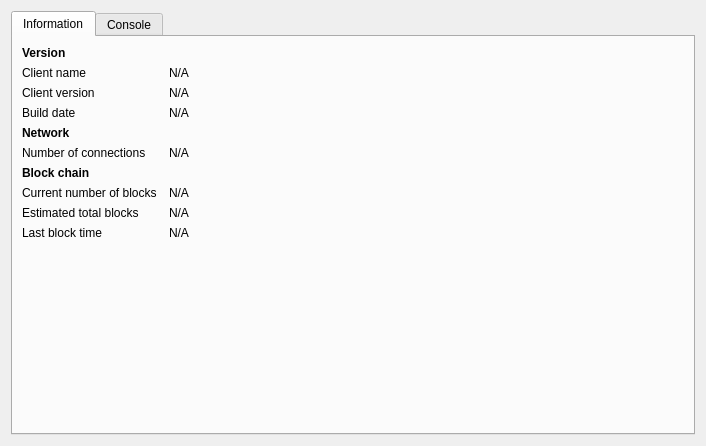
<?xml version="1.0" encoding="UTF-8"?>
<ui version="4.0">
 <class>RPCConsole</class>
 <widget class="QDialog" name="RPCConsole">
  <property name="geometry">
   <rect>
    <x>0</x>
    <y>0</y>
    <width>706</width>
    <height>446</height>
   </rect>
  </property>
  <property name="windowTitle">
   <string>NomicCoin debug window</string>
  </property>
  <layout class="QVBoxLayout" name="verticalLayout_2">
   <item>
    <widget class="QTabWidget" name="tabWidget">
     <property name="currentIndex">
      <number>0</number>
     </property>
     <widget class="QWidget" name="tab_info">
      <attribute name="title">
       <string>Information</string>
      </attribute>
      <layout class="QGridLayout" name="gridLayout" columnstretch="0,1">
       <property name="horizontalSpacing">
        <number>12</number>
       </property>
       <item row="1" column="0">
        <widget class="QLabel" name="label_5">
         <property name="text">
          <string>Client name</string>
         </property>
        </widget>
       </item>
       <item row="1" column="1">
        <widget class="QLabel" name="clientName">
         <property name="text">
          <string>N/A</string>
         </property>
         <property name="textFormat">
          <enum>Qt::PlainText</enum>
         </property>
         <property name="textInteractionFlags">
          <set>Qt::LinksAccessibleByMouse|Qt::TextSelectableByKeyboard|Qt::TextSelectableByMouse</set>
         </property>
        </widget>
       </item>
       <item row="2" column="0">
        <widget class="QLabel" name="label_6">
         <property name="text">
          <string>Client version</string>
         </property>
        </widget>
       </item>
       <item row="2" column="1">
        <widget class="QLabel" name="clientVersion">
         <property name="text">
          <string>N/A</string>
         </property>
         <property name="textFormat">
          <enum>Qt::PlainText</enum>
         </property>
         <property name="textInteractionFlags">
          <set>Qt::LinksAccessibleByMouse|Qt::TextSelectableByKeyboard|Qt::TextSelectableByMouse</set>
         </property>
        </widget>
       </item>
       <item row="0" column="0">
        <widget class="QLabel" name="label_9">
         <property name="font">
          <font>
           <weight>75</weight>
           <bold>true</bold>
          </font>
         </property>
         <property name="text">
          <string>Version</string>
         </property>
        </widget>
       </item>
       <item row="4" column="0">
        <widget class="QLabel" name="label_11">
         <property name="font">
          <font>
           <weight>75</weight>
           <bold>true</bold>
          </font>
         </property>
         <property name="text">
          <string>Network</string>
         </property>
        </widget>
       </item>
       <item row="5" column="0">
        <widget class="QLabel" name="label_7">
         <property name="text">
          <string>Number of connections</string>
         </property>
        </widget>
       </item>
       <item row="5" column="1">
        <widget class="QLabel" name="numberOfConnections">
         <property name="text">
          <string>N/A</string>
         </property>
         <property name="textFormat">
          <enum>Qt::PlainText</enum>
         </property>
         <property name="textInteractionFlags">
          <set>Qt::LinksAccessibleByMouse|Qt::TextSelectableByKeyboard|Qt::TextSelectableByMouse</set>
         </property>
        </widget>
       </item>
       <item row="6" column="0">
        <widget class="QLabel" name="label_10">
         <property name="font">
          <font>
           <weight>75</weight>
           <bold>true</bold>
          </font>
         </property>
         <property name="text">
          <string>Block chain</string>
         </property>
        </widget>
       </item>
       <item row="7" column="0">
        <widget class="QLabel" name="label_3">
         <property name="text">
          <string>Current number of blocks</string>
         </property>
        </widget>
       </item>
       <item row="7" column="1">
        <widget class="QLabel" name="numberOfBlocks">
         <property name="text">
          <string>N/A</string>
         </property>
         <property name="textFormat">
          <enum>Qt::PlainText</enum>
         </property>
         <property name="textInteractionFlags">
          <set>Qt::LinksAccessibleByMouse|Qt::TextSelectableByKeyboard|Qt::TextSelectableByMouse</set>
         </property>
        </widget>
       </item>
       <item row="8" column="0">
        <widget class="QLabel" name="label_4">
         <property name="text">
          <string>Estimated total blocks</string>
         </property>
        </widget>
       </item>
       <item row="8" column="1">
        <widget class="QLabel" name="totalBlocks">
         <property name="text">
          <string>N/A</string>
         </property>
         <property name="textFormat">
          <enum>Qt::PlainText</enum>
         </property>
         <property name="textInteractionFlags">
          <set>Qt::LinksAccessibleByMouse|Qt::TextSelectableByKeyboard|Qt::TextSelectableByMouse</set>
         </property>
        </widget>
       </item>
       <item row="9" column="0">
        <widget class="QLabel" name="label_2">
         <property name="text">
          <string>Last block time</string>
         </property>
        </widget>
       </item>
       <item row="9" column="1">
        <widget class="QLabel" name="lastBlockTime">
         <property name="text">
          <string>N/A</string>
         </property>
         <property name="textFormat">
          <enum>Qt::PlainText</enum>
         </property>
         <property name="textInteractionFlags">
          <set>Qt::LinksAccessibleByMouse|Qt::TextSelectableByKeyboard|Qt::TextSelectableByMouse</set>
         </property>
        </widget>
       </item>
       <item row="10" column="0">
        <spacer name="verticalSpacer">
         <property name="orientation">
          <enum>Qt::Vertical</enum>
         </property>
         <property name="sizeHint" stdset="0">
          <size>
           <width>20</width>
           <height>40</height>
          </size>
         </property>
        </spacer>
       </item>
       <item row="3" column="0">
        <widget class="QLabel" name="label_12">
         <property name="text">
          <string>Build date</string>
         </property>
        </widget>
       </item>
       <item row="3" column="1">
        <widget class="QLabel" name="buildDate">
         <property name="text">
          <string>N/A</string>
         </property>
        </widget>
       </item>
      </layout>
     </widget>
     <widget class="QWidget" name="tab_console">
      <attribute name="title">
       <string>Console</string>
      </attribute>
      <layout class="QVBoxLayout" name="verticalLayout_3">
       <property name="spacing">
        <number>3</number>
       </property>
       <item>
        <widget class="QTextEdit" name="messagesWidget">
         <property name="minimumSize">
          <size>
           <width>0</width>
           <height>100</height>
          </size>
         </property>
         <property name="readOnly">
          <bool>true</bool>
         </property>
         <property name="tabKeyNavigation" stdset="0">
          <bool>false</bool>
         </property>
         <property name="columnCount" stdset="0">
          <number>2</number>
         </property>
        </widget>
       </item>
       <item>
        <layout class="QHBoxLayout" name="horizontalLayout">
         <property name="spacing">
          <number>3</number>
         </property>
         <item>
          <widget class="QLabel" name="label">
           <property name="text">
            <string>&gt;</string>
           </property>
          </widget>
         </item>
         <item>
          <widget class="QLineEdit" name="lineEdit"/>
         </item>
         <item>
          <widget class="QPushButton" name="clearButton">
           <property name="maximumSize">
            <size>
             <width>24</width>
             <height>24</height>
            </size>
           </property>
           <property name="toolTip">
            <string>Clear console</string>
           </property>
           <property name="text">
            <string/>
           </property>
           <property name="icon">
            <iconset resource="../bitcoin.qrc">
             <normaloff>:/icons/remove</normaloff>:/icons/remove</iconset>
           </property>
           <property name="shortcut">
            <string notr="true">Ctrl+L</string>
           </property>
           <property name="autoDefault">
            <bool>false</bool>
           </property>
          </widget>
         </item>
        </layout>
       </item>
      </layout>
     </widget>
    </widget>
   </item>
  </layout>
 </widget>
 <resources>
  <include location="../bitcoin.qrc"/>
 </resources>
 <connections/>
</ui>
